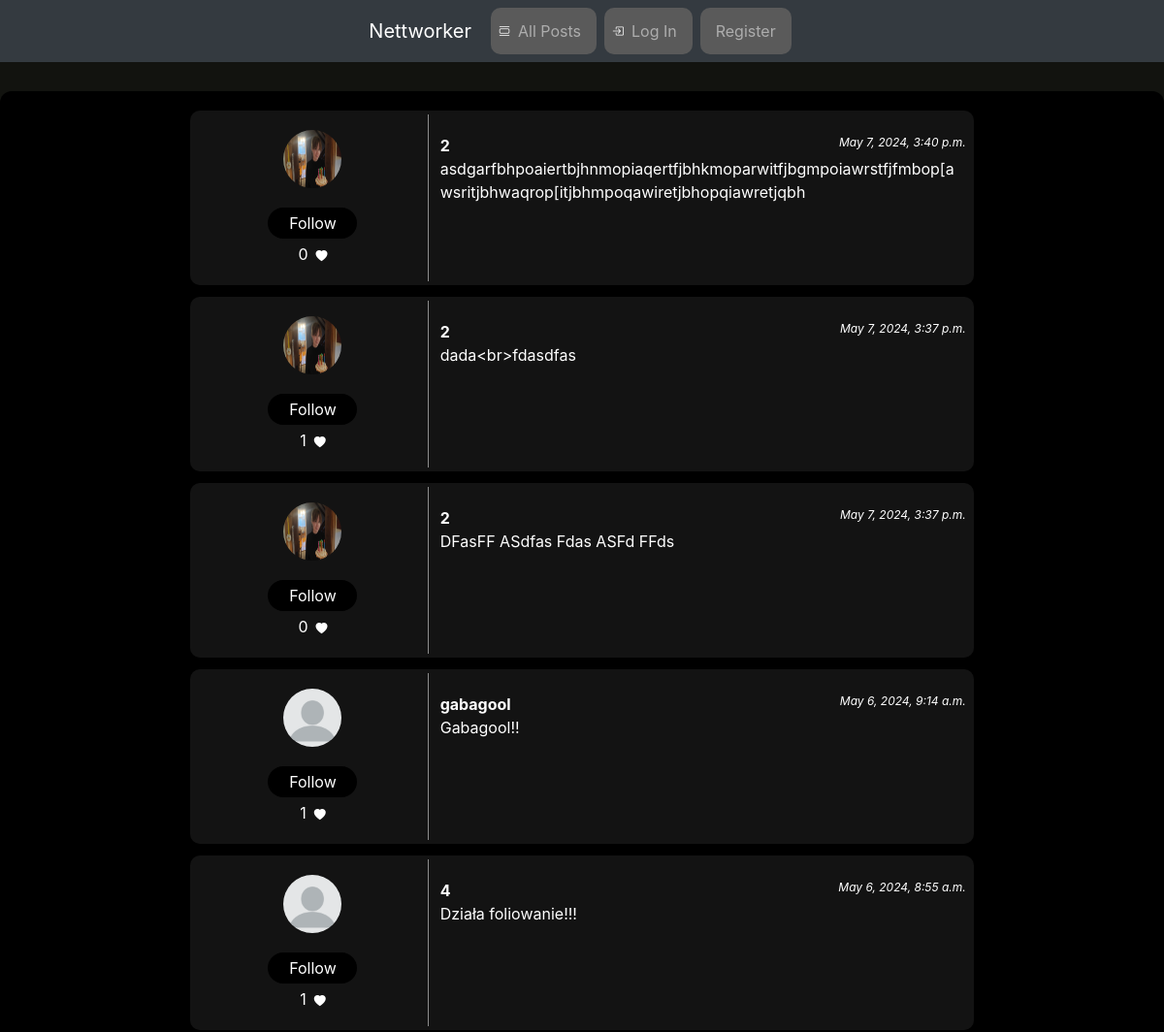
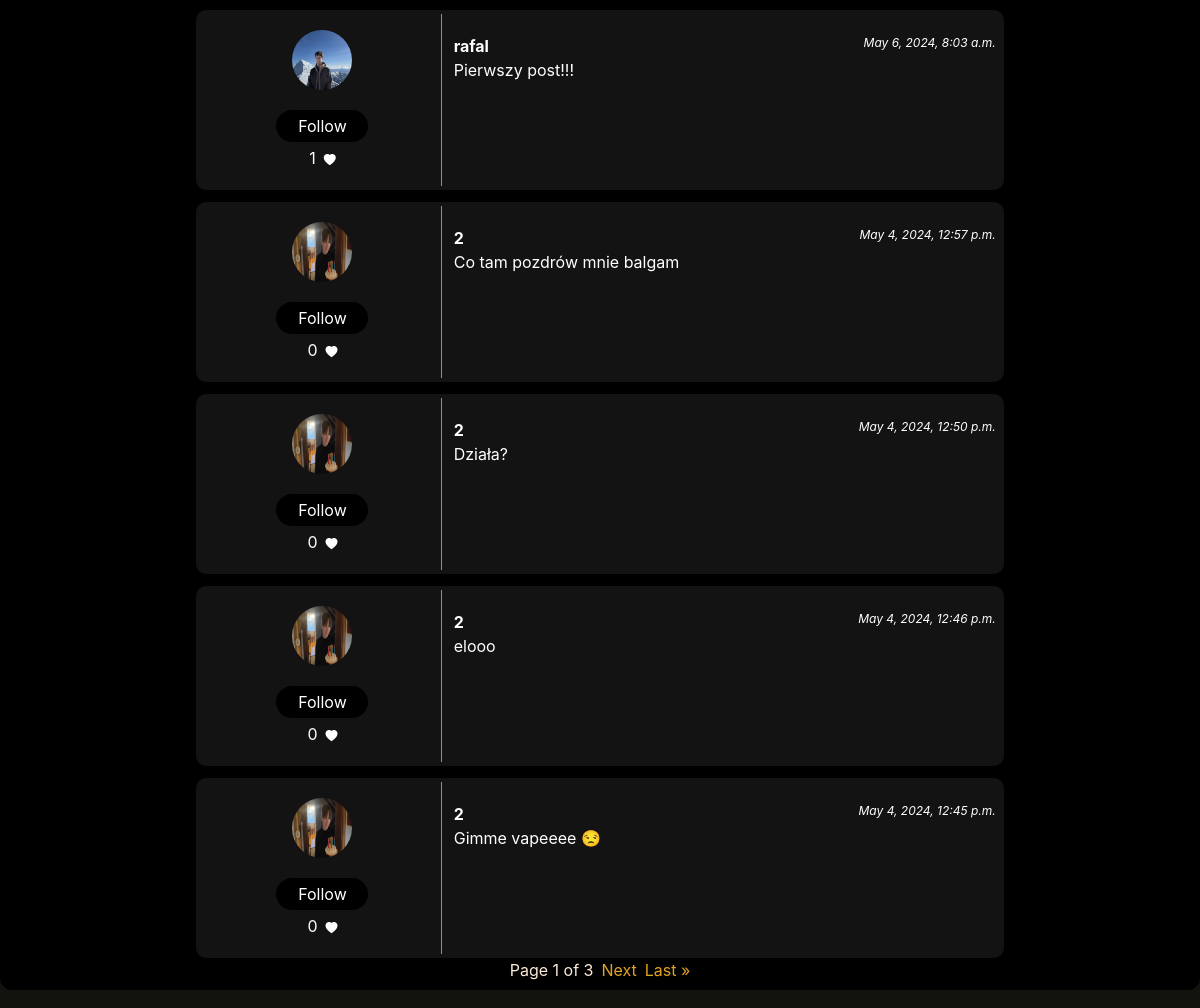
The app's page /, older data (2 pictures, top to bottom).
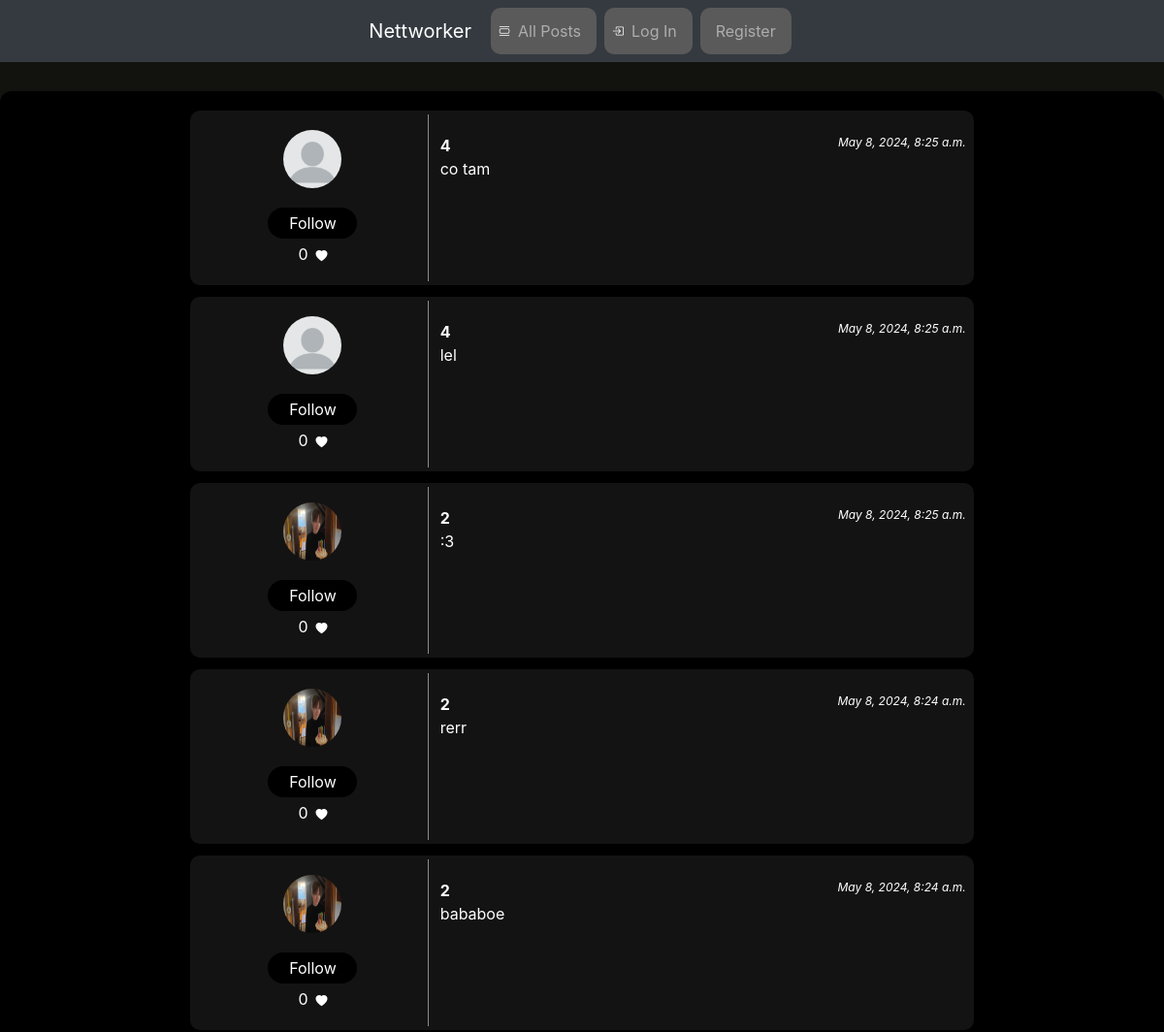
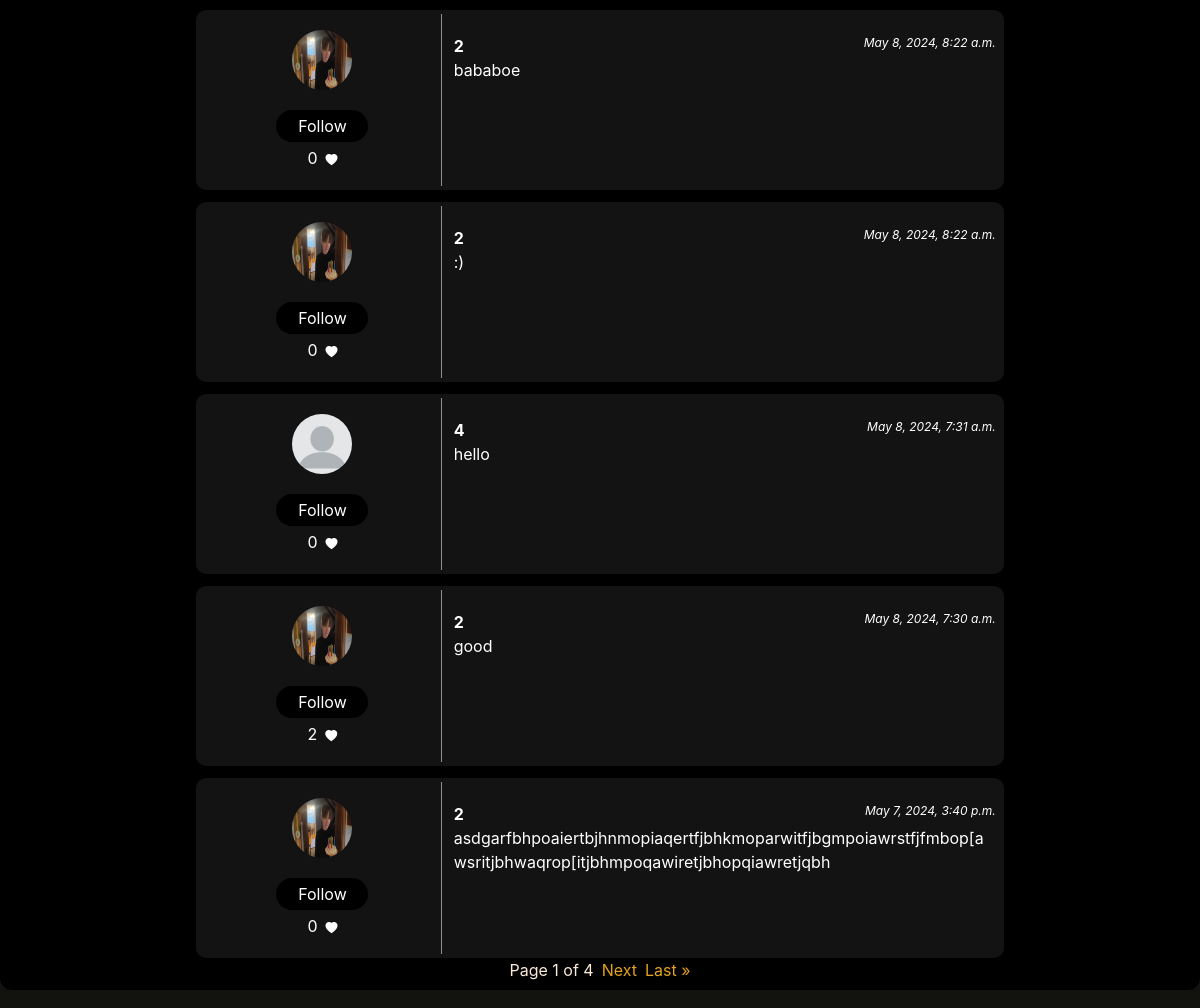
The same page, newer data (2 pictures, top to bottom).
### network/models.py (models this page shows, shortened)
class Post(models.Model):
    content = models.CharField(max_length=255)
    user = models.ForeignKey(User, on_delete=models.CASCADE)
    date = models.DateTimeField(auto_now_add=True)

class User(AbstractUser):
    first_name = models.CharField(max_length=50)
    last_name = models.CharField(max_length=50)
    description = models.CharField(max_length=255, default="", null=True, blank=True)
    profilePicture = models.ImageField(null=True, blank=True, upload_to="images")

class Like(models.Model):
    user = models.ForeignKey(User, on_delete=models.CASCADE, related_name="user")
    post = models.ForeignKey(Post, on_delete=models.CASCADE, related_name="post")

### network/views.py (the view)
# urls.py: path("", views.index, name="index"),
def index(request):
    logged_in_user = request.user
    if logged_in_user.is_authenticated:
        is_following = Followers.objects.filter(user_id = logged_in_user.id).values_list('follower_id', flat=True)
        is_liking =  Like.objects.filter(user = logged_in_user).values_list('post', flat=True)
    else:
        is_following = []
        is_liking = []
    posts = Post.objects.all().order_by("-date")
    posts_paginated = paginate_function(posts, request)
    return render(request, "network/index.html", {
        "posts": posts,
        "posts_paginated": posts_paginated,
        "is_following": is_following,
        "is_liking": is_liking})

### network/views.py (called while the page is built)
def paginate_function(posts, request):
    posts = posts.order_by("-date")
    p = Paginator(posts, 10)
    page = request.GET.get('page')
    posts_paginated = p.get_page(page)
    return posts_paginated

### network/templates/network/index.html
{% extends "network/base.html" %}

### network/templates/network/base.html (shortened to what this page needs)
{% extends "network/layout.html" %}
{% block body %}
<div class="content">
    {% if posts %}
        <div class="posts-container">
            {% for post in posts_paginated %}
                <div class="post" id="post-{{ post.id }}">
                    <div class="post-first-row">
                        <a href="{% url 'profile' post.user.username%}"><img class="post-profile-image" src="{{ post.user.profilePicture.url }}" alt="Profile Picture"></a>
                        {% if request.user.username != post.user.username %}
                            <button id="follow-unfollow-button-{{ post.user.id }}" onclick="follow_unfollow('{{ post.user.id }}')">
                                {% if post.user.id in is_following %}
                                    Unfollow
                                {% else %}
                                    Follow
                                {% endif %}
                            </button>
                        {% endif %}
                        <div class="like-container">
                            <p id="like-amonut-{{ post.id }}">{{ post.post.all|length}}</p>
                            <p><i class="bi bi-heart-fill"></i></p>
                        </div>
                    </div>
                    <div class="post-second-row">
                        <div class="post-info">
                            <b>{{ post.user.username }}</b>
                            <i>{{ post.date }}</i>
                        </div>
                        <div class="post-content-container">
                            <div class="post-content" id="post-content-{{ post.id }}">
                                {{ post.content }}
                            </div>
                        </div>
                        <br>
                    </div>
                </div>
            {% endfor %}
        </div>
    {% else %}
        <div class="loader">No posts to show, probably something is wrong.</div>
    {% endif %}
    <div class="paginator">
        Page {{ posts_paginated.number}} of {{ posts_paginated.paginator.num_pages }}
        {% if posts_paginated.has_next %}
            <a href="?page={{ posts_paginated.next_page_number }}">Next</a>
            <a href="?page={{ posts_paginated.paginator.num_pages }}">Last &raquo;</a>
        {% endif %}
    </div>
</div>
{% endblock %}

Row changes from the older to the newer data that the page shows:
no longer on this page (row unchanged): Post: user.profilePicture (picture), shows "Follow", post.all|length "1", user.username "2", date "May 7, 2024, 3:37 p.m.", content "dada<br>fdasdfas"
no longer on this page (row unchanged): Post: user.profilePicture (picture), shows "Follow", post.all|length "0", user.username "2", date "May 7, 2024, 3:37 p.m.", content "DFasFF ASdfas Fdas ASFd FFds"
no longer on this page (row unchanged): Post: user.profilePicture (placeholder picture), shows "Follow", post.all|length "1", user.username "gabagool", date "May 6, 2024, 9:14 a.m.", content "Gabagool!!"
no longer on this page (row unchanged): Post: user.profilePicture (placeholder picture), shows "Follow", post.all|length "1", user.username "4", date "May 6, 2024, 8:55 a.m.", content "Działa foliowanie!!!"
no longer on this page (row unchanged): Post: user.profilePicture (picture), shows "Follow", post.all|length "1", user.username "rafal", date "May 6, 2024, 8:03 a.m.", content "Pierwszy post!!!"
no longer on this page (row unchanged): Post: user.profilePicture (picture), shows "Follow", post.all|length "0", user.username "2", date "May 4, 2024, 12:57 p.m.", content "Co tam pozdrów mnie balgam"
no longer on this page (row unchanged): Post: user.profilePicture (picture), shows "Follow", post.all|length "0", user.username "2", date "May 4, 2024, 12:50 p.m.", content "Działa?"
no longer on this page (row unchanged): Post: user.profilePicture (picture), shows "Follow", post.all|length "0", user.username "2", date "May 4, 2024, 12:46 p.m.", content "elooo"
no longer on this page (row unchanged): Post: user.profilePicture (picture), shows "Follow", post.all|length "0", user.username "2", date "May 4, 2024, 12:45 p.m.", content "Gimme vapeeee 😒"
added Post: user.profilePicture (placeholder picture), shows "Follow", post.all|length "0", user.username "4", date "May 8, 2024, 8:25 a.m.", content "co tam"
added Post: user.profilePicture (placeholder picture), shows "Follow", post.all|length "0", user.username "4", date "May 8, 2024, 8:25 a.m.", content "lel"
added Post: user.profilePicture (picture), shows "Follow", post.all|length "0", user.username "2", date "May 8, 2024, 8:25 a.m.", content ":3"
added Post: user.profilePicture (picture), shows "Follow", post.all|length "0", user.username "2", date "May 8, 2024, 8:24 a.m.", content "rerr"
added Post: user.profilePicture (picture), shows "Follow", post.all|length "0", user.username "2", date "May 8, 2024, 8:24 a.m.", content "bababoe"
added Post: user.profilePicture (picture), shows "Follow", post.all|length "0", user.username "2", date "May 8, 2024, 8:22 a.m.", content "bababoe"
added Post: user.profilePicture (picture), shows "Follow", post.all|length "0", user.username "2", date "May 8, 2024, 8:22 a.m.", content ":)"
added Post: user.profilePicture (placeholder picture), shows "Follow", post.all|length "0", user.username "4", date "May 8, 2024, 7:31 a.m.", content "hello"
added Post: user.profilePicture (picture), shows "Follow", post.all|length "2", user.username "2", date "May 8, 2024, 7:30 a.m.", content "good"
Text that changed along with them:
{{ posts_paginated.paginator.num_pages }}: "3" → "4"
